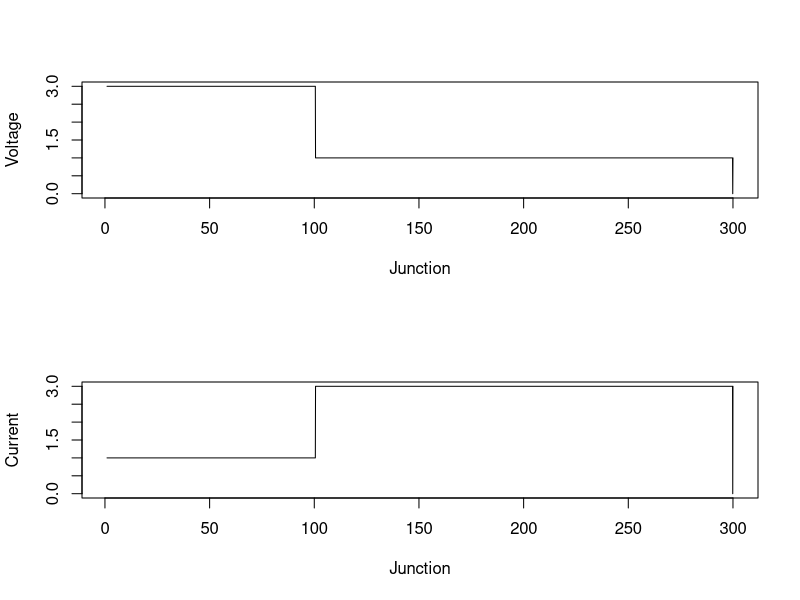

This chart was generated by the following R code:
# page no: 361

Z_c1 = 400 ;
Z_c2 = 40 ;
v_f = 200 ;
v_f1 = v_f * 10^3 ;
i_f = v_f1/Z_c1 ;
r = (Z_c2 - Z_c1)/(Z_c2 + Z_c1) ;
t = 2 * Z_c2/(Z_c2 + Z_c1) ;
v = t * v_f ;
v1 = v * 10^3 ;
I = v1/Z_c2 ;
v_b = r * v_f ;
i_b = -r * i_f ;
T = seq(1,300,by=0.1) ;
vo = vector(length=length(T))
for (i in 1:(length(T)/3)){
vo[i] = 3;
}
for (i in (length(T)/3):length(T)){
vo[i] = 1 ;
}
vo[i-1] = 0
par(mfrow=c(2,1))
plot(T, vo, xlab = "Junction", ylab = "Voltage", type='l')

io = vector(length = length(vo))
for (i in 1:(length(T)/3)){
  io[i] = 1;
}
for (i in (length(T)/3):length(T)){
  io[i] = 3 ;
}
io[i-1] = 0
plot(T, io, xlab = "Junction", ylab = "Current", type='l')

print(i_f) ;
print(v_b) ;
print(i_b) ;
